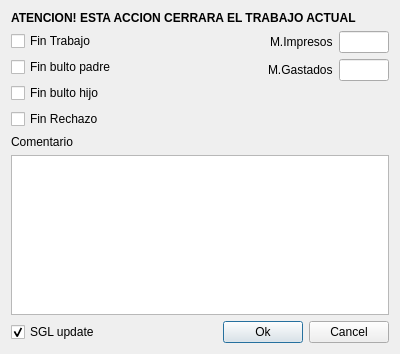
<?xml version="1.0" encoding="UTF-8"?>
<ui version="4.0">
 <class>In2SGLClose</class>
 <widget class="QDialog" name="In2SGLClose">
  <property name="geometry">
   <rect>
    <x>0</x>
    <y>0</y>
    <width>400</width>
    <height>354</height>
   </rect>
  </property>
  <property name="windowTitle">
   <string>In2 Printing Solutions</string>
  </property>
  <layout class="QGridLayout" name="gridLayout">
   <item row="0" column="0" colspan="2">
    <widget class="QLabel" name="label_4">
     <property name="font">
      <font>
       <weight>75</weight>
       <bold>true</bold>
      </font>
     </property>
     <property name="text">
      <string>ATENCION! ESTA ACCION CERRARA EL TRABAJO ACTUAL</string>
     </property>
    </widget>
   </item>
   <item row="1" column="0">
    <layout class="QVBoxLayout" name="verticalLayout_3">
     <item>
      <widget class="QCheckBox" name="m_cbFinTrabajo">
       <property name="text">
        <string>Fin Trabajo</string>
       </property>
      </widget>
     </item>
     <item>
      <widget class="QCheckBox" name="m_cbFinBpadre">
       <property name="text">
        <string>Fin bulto padre</string>
       </property>
      </widget>
     </item>
     <item>
      <widget class="QCheckBox" name="m_cbFinBhijo">
       <property name="text">
        <string>Fin bulto hijo</string>
       </property>
      </widget>
     </item>
     <item>
      <widget class="QCheckBox" name="m_cbrechazo">
       <property name="text">
        <string>Fin Rechazo</string>
       </property>
      </widget>
     </item>
    </layout>
   </item>
   <item row="1" column="1">
    <layout class="QVBoxLayout" name="verticalLayout_2">
     <item>
      <layout class="QHBoxLayout" name="horizontalLayout_2">
       <item>
        <spacer name="horizontalSpacer_2">
         <property name="orientation">
          <enum>Qt::Horizontal</enum>
         </property>
         <property name="sizeHint" stdset="0">
          <size>
           <width>40</width>
           <height>20</height>
          </size>
         </property>
        </spacer>
       </item>
       <item>
        <widget class="QLabel" name="label_2">
         <property name="text">
          <string>M.Impresos</string>
         </property>
        </widget>
       </item>
       <item>
        <widget class="QLineEdit" name="m_lePrinted">
         <property name="maximumSize">
          <size>
           <width>50</width>
           <height>16777215</height>
          </size>
         </property>
         <property name="readOnly">
          <bool>true</bool>
         </property>
        </widget>
       </item>
      </layout>
     </item>
     <item>
      <layout class="QHBoxLayout" name="horizontalLayout_3">
       <item>
        <spacer name="horizontalSpacer_3">
         <property name="orientation">
          <enum>Qt::Horizontal</enum>
         </property>
         <property name="sizeHint" stdset="0">
          <size>
           <width>40</width>
           <height>20</height>
          </size>
         </property>
        </spacer>
       </item>
       <item>
        <widget class="QLabel" name="label_3">
         <property name="text">
          <string>M.Gastados</string>
         </property>
        </widget>
       </item>
       <item>
        <widget class="QLineEdit" name="m_leUsed">
         <property name="maximumSize">
          <size>
           <width>50</width>
           <height>16777215</height>
          </size>
         </property>
         <property name="readOnly">
          <bool>true</bool>
         </property>
        </widget>
       </item>
      </layout>
     </item>
     <item>
      <spacer name="verticalSpacer">
       <property name="orientation">
        <enum>Qt::Vertical</enum>
       </property>
       <property name="sizeHint" stdset="0">
        <size>
         <width>20</width>
         <height>40</height>
        </size>
       </property>
      </spacer>
     </item>
    </layout>
   </item>
   <item row="2" column="0" colspan="2">
    <layout class="QVBoxLayout" name="verticalLayout">
     <item>
      <widget class="QLabel" name="label">
       <property name="text">
        <string>Comentario</string>
       </property>
      </widget>
     </item>
     <item>
      <widget class="QTextEdit" name="m_teComentario"/>
     </item>
    </layout>
   </item>
   <item row="3" column="0" colspan="2">
    <layout class="QHBoxLayout" name="horizontalLayout">
     <item>
      <widget class="QCheckBox" name="m_cbSGLUpdate">
       <property name="text">
        <string>SGL update</string>
       </property>
       <property name="checked">
        <bool>true</bool>
       </property>
      </widget>
     </item>
     <item>
      <spacer name="horizontalSpacer">
       <property name="orientation">
        <enum>Qt::Horizontal</enum>
       </property>
       <property name="sizeHint" stdset="0">
        <size>
         <width>40</width>
         <height>20</height>
        </size>
       </property>
      </spacer>
     </item>
     <item>
      <widget class="QPushButton" name="m_pbOK">
       <property name="text">
        <string>Ok</string>
       </property>
      </widget>
     </item>
     <item>
      <widget class="QPushButton" name="m_pbCancel">
       <property name="text">
        <string>Cancel</string>
       </property>
      </widget>
     </item>
    </layout>
   </item>
  </layout>
 </widget>
 <resources/>
 <connections/>
</ui>
